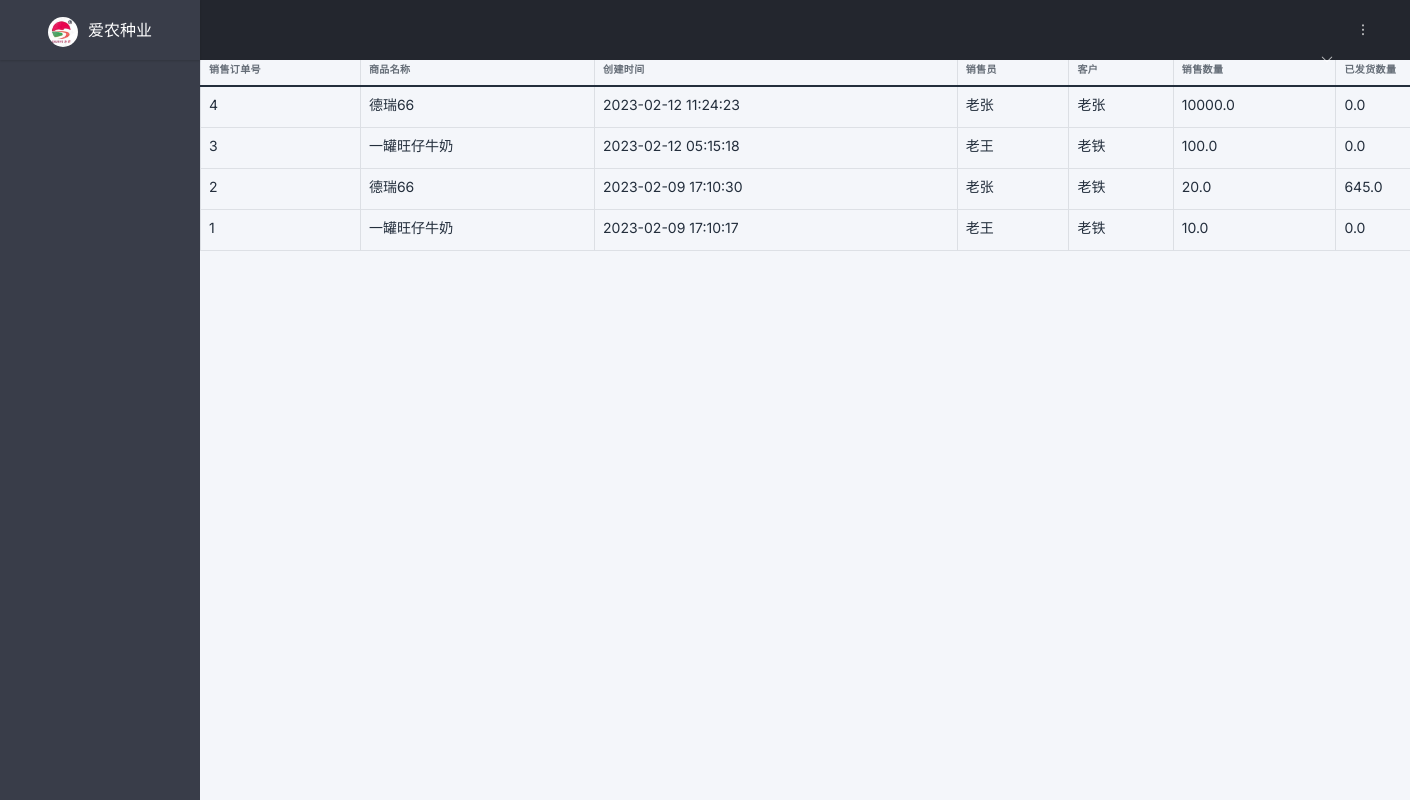
/sell_record/list, run on the app's committed database.
### tables this page shows
CREATE TABLE sell_record(
    id INTEGER PRIMARY KEY AUTOINCREMENT,
    create_time TIMESTAMP NOT NULL DEFAULT CURRENT_TIMESTAMP,
    product_id INTEGER NOT NULL ,
    amount DOUBLE NOT NULL ,
    seller_id INTEGER NOT NULL,
    customer_id INTEGER NOT NULL,
    status TEXT NOT NULL,
    transported_amount DOUBLE default 0
);

CREATE TABLE product_def(
    id INTEGER PRIMARY KEY AUTOINCREMENT,
    name TEXT UNIQUE NOT NULL,
    unit TEXT NOT NULL,
    specification TEXT,
    price DOUBLE,
    creator TEXT NOT NULL,
    material_cost_conf TEXT
);

CREATE TABLE seller(
    id INTEGER PRIMARY KEY AUTOINCREMENT,
    name TEXT NOT NULL,
    cellphone TEXT
);

CREATE TABLE customer(
    id INTEGER PRIMARY KEY AUTOINCREMENT,
    name TEXT NOT NULL,
    cellphone TEXT,
    city TEXT,
    province TEXT,
    address TEXT
);

### transport/sell_record.py (the view)
@bp.route('/list')
def index():
    db = get_db()
    sellRecords = db.execute(
        'SELECT sr.id, sr.create_time, sr.amount,pd.name as product_name,sl.name as seller_name,cst.name as customer_name,sr.transported_amount as transported_amount'
        ' FROM sell_record sr left join product_def pd on sr.product_id=pd.id left join seller sl on sr.seller_id= sl.id left join customer cst on sr.customer_id=cst.id'
        ' ORDER BY sr.id DESC'
    ).fetchall()
    return render_template('sell_record/list.html', sellRecords=sellRecords)

### transport/auth.py (called while the page is built)
@bp.before_app_request
def load_logged_in_user():
    user_id = session.get('user_id')
    if user_id is None:
        g.user = None
    else:
        g.user = get_db().execute(
            'SELECT * FROM user WHERE id = ?', (user_id,)
        ).fetchone()

### transport/db.py (called while the page is built)
def get_db():
    if 'db' not in g:
        g.db = sqlite3.connect(
            current_app.config['DATABASE'],
            detect_types=sqlite3.PARSE_DECLTYPES
        )
        g.db.row_factory = sqlite3.Row
    return g.db

### transport/templates/sell_record/list.html (shortened to what this page needs)
{% extends 'base.html' %}
{% block header %}
  <h1>{% block title %}销售订单{% endblock %}</h1>
{% endblock %}
{% block content %}
<div class="page-body">
    <table class="table table-bordered">
      <thead>
        <tr>
          <th>销售订单号</th>
          <th>商品名称</th>
          <th>创建时间</th>
          <th>销售员</th>
          <th>客户</th>
          <th>销售数量</th>
          <th>已发货数量</th>
        </tr>
      </thead>
      <tbody>
      {% for sellRecord in sellRecords %}
        <tr>
          <td>{{sellRecord['id']}}</td>
          <td>{{sellRecord['product_name']}}</td>
          <td>{{sellRecord['create_time']}}</td>
          <td>{{sellRecord['seller_name']}}</td>
          <td>{{sellRecord['customer_name']}}</td>
          <td>{{sellRecord['amount']}}</td>
          {% if sellRecord['transport_amount'] == None %}
          <td>0</td>
          {% else %}
          <td>{{sellRecord['transported_amount']}}</td>
          {% endif %}
        </tr>
      {% endfor %}
      </tbody>
    </table>
</div>
{% endblock %}

### data on the page
sell_record: id "4", product_name "德瑞66", create_time "2023-02-12 11:24:23", seller_name "老张", customer_name "老张", amount "10000.0", transported_amount "0.0"
sell_record: id "3", product_name "一罐旺仔牛奶", create_time "2023-02-12 05:15:18", seller_name "老王", customer_name "老铁", amount "100.0", transported_amount "0.0"
sell_record: id "2", product_name "德瑞66", create_time "2023-02-09 17:10:30", seller_name "老张", customer_name "老铁", amount "20.0", transported_amount "645.0"
sell_record: id "1", product_name "一罐旺仔牛奶", create_time "2023-02-09 17:10:17", seller_name "老王", customer_name "老铁", amount "10.0", transported_amount "0.0"
